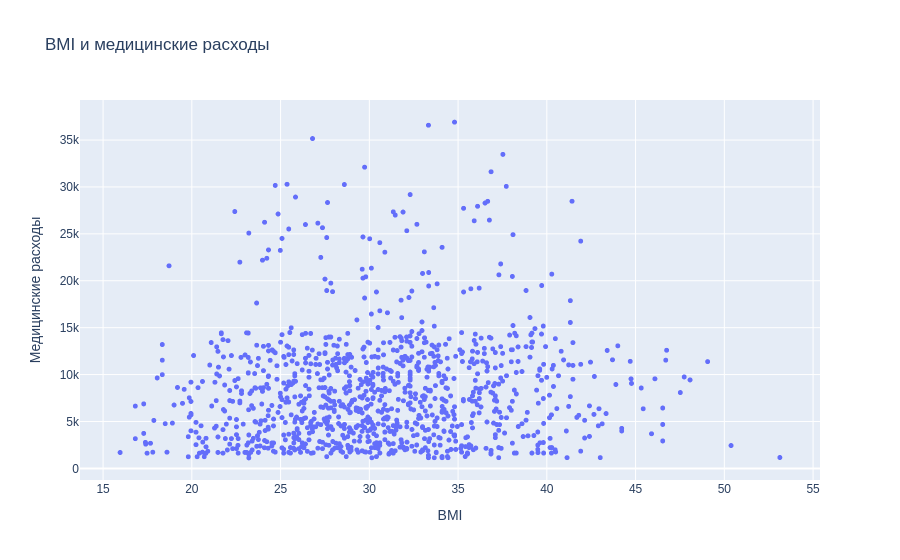

Write notebook code for a chart like this one.
### Code cell
fig = px.scatter(non_smoker_df, labels=plot_labels, x='bmi', y='charges', title='BMI и медицинские расходы')
fig.update_traces(marker_size=5)
fig.update_layout(font_family='Arial')
fig.show(config=plotly_config)

### Figure 1 — Plotly figure (JSON) as saved in the notebook; plotly's stock layout.template omitted (floating-point values rounded to 4 significant figures; data arrays with more than 128 entries replaced by an {"elided": "..."} marker saying what was removed)
{"data": [{"hovertemplate": "BMI=%{x}<br>Медицинские расходы=%{y}<extra></extra>", "legendgroup": "", "marker": {"color": "#636efa", "size": 5, "symbol": "circle"}, "mode": "markers", "name": "", "showlegend": false, "type": "scattergl", "x": {"elided": "1064 float values"}, "xaxis": "x", "y": {"elided": "1064 float values"}, "yaxis": "y"}], "layout": {"font": {"family": "Arial"}, "legend": {"tracegroupgap": 0}, "title": {"text": "BMI и медицинские расходы"}, "xaxis": {"anchor": "y", "domain": [0, 1], "title": {"text": "BMI"}}, "yaxis": {"anchor": "x", "domain": [0, 1], "title": {"text": "Медицинские расходы"}}}}
